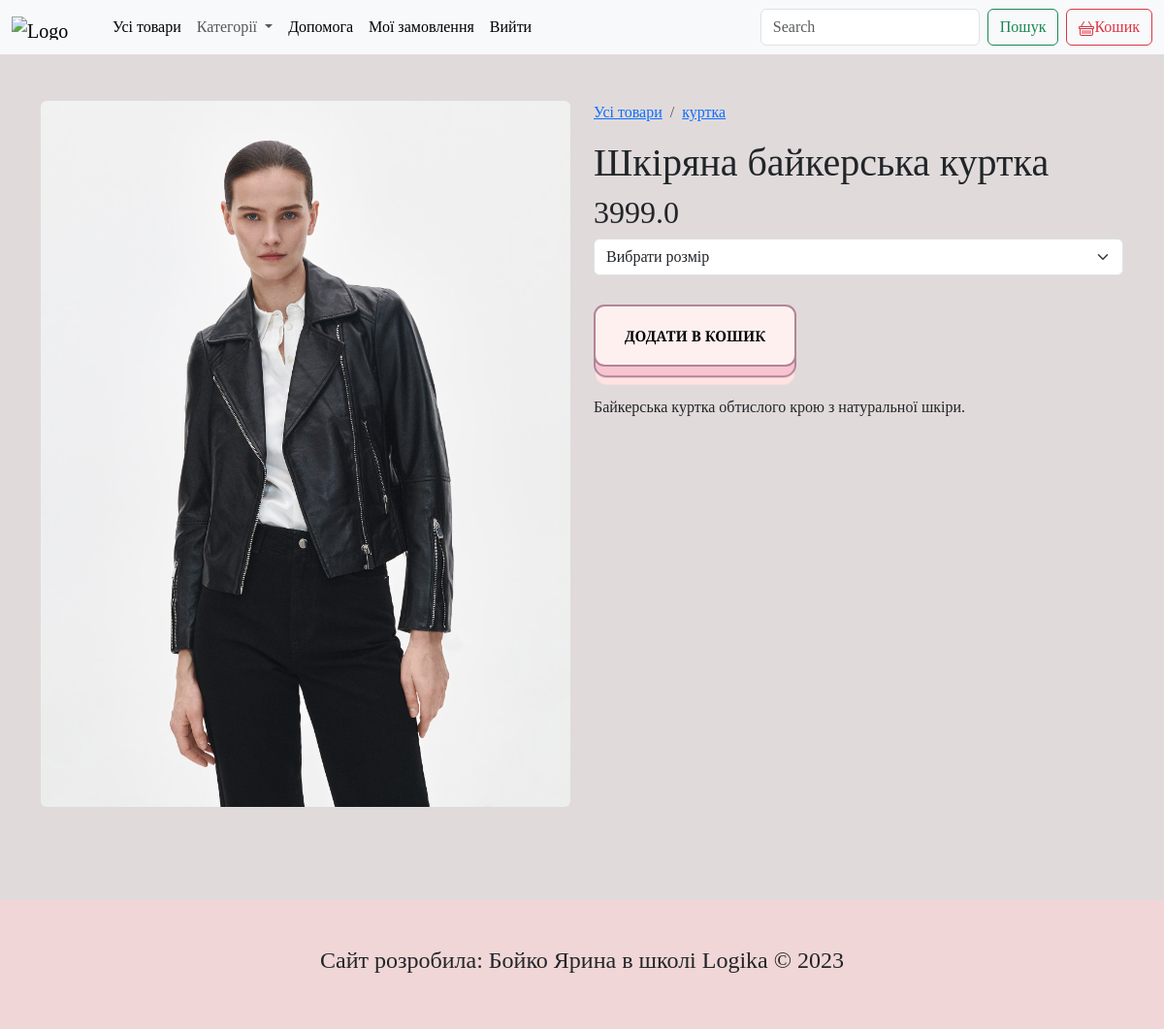
Page /item/1 on the committed database.
### app.py (models this page shows)
class Item(db.Model):
    id = db.Column(db.Integer, primary_key=True)
    title = db.Column(db.String, nullable=False)
    price = db.Column(db.Float, default = 0)
    description = db.Column(db.Text)
    image = db.Column(db.String, nullable=False)
    category = db.Column(db.String)

### app.py (the view, shortened to what this page needs)
@app.route ("/item/<item_id>", methods = ['GET', 'POST'])  # Вказуємо url-адресу для виклику функції
def item_page(item_id):
    item = Item.query.get(item_id)
    cart_items = get_cart()
    return render_template("item.html", item = item, cart = cart_items)  # html-сторінка, що повертається у браузер

### app.py (called while the page is built)
def get_cart():
    cart_items = []
    if 'order_id' in session:
        order_id = session['order_id']
        order = Order.query.get(order_id)
        if order and order.status == "new":
            cart_items = db.session.query(OrderItem, Item).join(Item, OrderItem.item_id == Item.id).filter(OrderItem.order_id == order_id).all()
    return cart_items

### templates/item.html (shortened to what this page needs)
{% extends 'base.html' %}
{% block content %}
    <main class="container py-5">
        <div class="row">
            <div class="col-12 col-md-6"><img src="{{ url_for('static', filename='item_images/'+ item.image) }}" class="rounded img-fluid" alt="..."></div>
            <div class="col-12 col-md-6"><nav aria-label="breadcrumb">
                <ol class="breadcrumb">
                  <li class="breadcrumb-item"><a href="{{url_for('index')}}">Усі товари</a></li>
                  <li class="breadcrumb-item active" aria-current="page"><a href = "">{{item.category}}</a></li>
                </ol>
            </nav>
            <h1>{{item.title}}</h1>
            <h2>{{item.price}}</h2>
            <form action="" method = "POST">
            <select name = "size" required class="form-select" aria-label="Default select example">
                <option selected>Вибрати розмір</option>
              </select>
            <button type = "submit" class="add-card"> Додати в кошик</button>
        </form>
            <p>{{item.description}}</p></div>
        </div>
    </main>
  {% endblock content %}

### static/style.css (style rules this page uses)
body { background: rgb(225, 218, 218); font-family: 'Cormorant Garamond', serif; }
button.add-card { margin: 30px 0; position: relative; display: inline-block; cursor: pointer; outline: none; border: 0; vertical-align: middle; text-decoration: none; font-family: inherit; font-size: 15px; }
button.add-card { font-weight: 600; color: #000000; text-transform: uppercase; padding: 1.25em 2em; background: #fff0f0; border: 2px solid #b18597; border-radius: 0.75em; -webkit-transform-style: preserve-3d; transform-style: preserve-3d; -webkit-transition: background 150ms cubic-bezier(0, 0, 0.58, 1), -webkit-transform 150ms cubic-bezier(0, 0, 0.58, 1); transition: transform 150ms cubic-bezier(0, 0, 0.58, 1), background 150ms cubic-bezier(0, 0, 0.58, 1), -webkit-transform 150ms cubic-bezier(0, 0, 0.58, 1); }
button.add-card::before { position: absolute; content: ''; width: 100%; height: 100%; top: 0; left: 0; right: 0; bottom: 0; background: #f9c4d2; border-radius: inherit; -webkit-box-shadow: 0 0 0 2px #b18597, 0 0.625em 0 0 #ffe3e2; box-shadow: 0 0 0 2px #b18597, 0 0.625em 0 0 #ffe3e2; -webkit-transform: translate3d(0, 0.75em, -1em); transform: translate3d(0, 0.75em, -1em); transition: transform 150ms cubic-bezier(0, 0, 0.58, 1), box-shadow 150ms cubic-bezier(0, 0, 0.58, 1), -webkit-transform 150ms cubic-bezier(0, 0, 0.58, 1), -webkit-box-shadow 150ms cubic-bezier(0, 0, 0.58, 1); }

### rows in the picture
Item: image (picture), category "куртка", title "Шкіряна байкерська куртка", price "3999.0", description "Байкерська куртка обтислого крою з натуральної шкіри."
